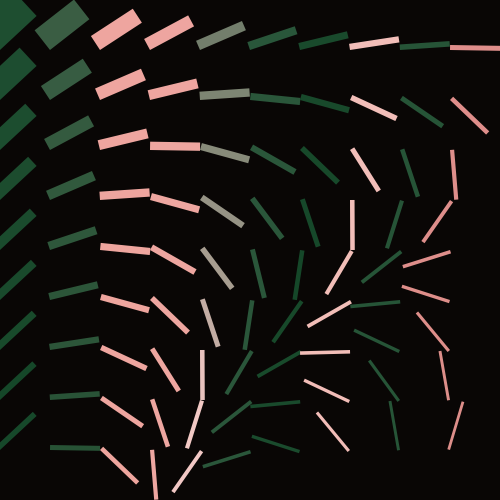
Frame 1 (no input)
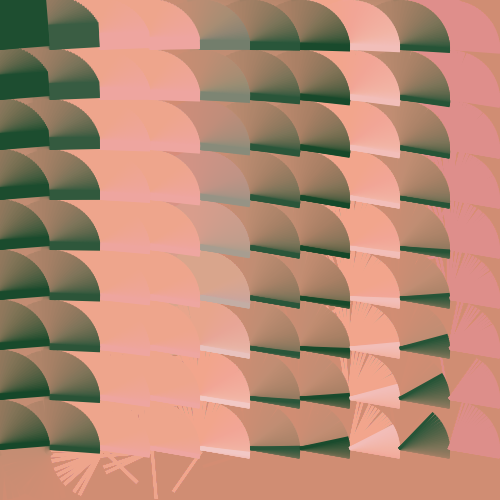
Frame 60 (the mouse pressed at the canvas centre just before this capture)
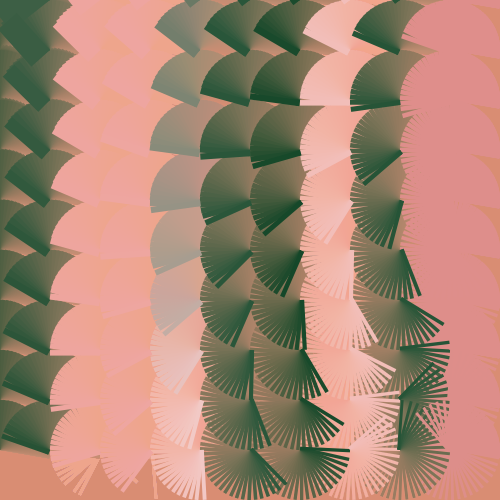
Frame 120 (the mouse held since frame 60 and released just before this capture)

The Processing sketch that drew these frames (run headless with seeded random() and noise(); from frame 60 on, the mouse is pressed at the canvas centre):

// Processing sketch: rotatingRectanglesColors
// ── rotatingRectanglesColors.pde
int numX = 10;
int numY = 10;
float sizeW;
float sizeH;
float ran1, ran2;
int col = 0;

void setup() {
  size(500, 500);
  //size(1080, 1920);
  smooth(8);
  sizeW = width/numX;
  sizeH = height/numY;
  noStroke();
  ran1 = random(1000);
  ran2 = random(0.01);
  background(0);
}

void draw() {
  //background(col);
  float time = float(millis())/1000;
  for (int x = 0; x < numX; x++) {
    for (int y = 0; y < numY; y++) {
      pushMatrix();
      translate(sizeW*x, sizeH*y);
      //fill(map(x*y, 0, 100, 255, 0));
      col = getColor(noise(ran1+x-y*ran2)*colors.length*2);
      stroke(255-col);
      fill(col);
      //rotate(radians(map(x*y, 0, 100, 0, mouseX*3)));
      rotate(radians(map(sin(x*y*0.01+time), -1, 1, 0, 1000)));
      //rect(0, 0, sizeW, sizeH);
      //ellipse(0, 0, map(sin(x*y*0.01+time), -1, 1, 0, 1000), map(sin(x*y*0.01+time), -1, 1, 0, 1000));
      //fill(255-col);
      rect(0, 0, sizeW/(x+y), sizeH);
      popMatrix();
    }
  }
  fill(col, 10);
  rect(0, 0, width, height);
}

//int colors[] = {#04EDC2, #FFED93, #F9F9F9, #000000, #0c1cad};
//int colors[] = {#04EDC2, #FFED93, #F9F9F9, #000000, #062FAA};
//int colors[] = {#ED4715, #FFA3EC, #B0A8FF, #0D110F, #FFB951};
//int colors[] = {#00FF6F, #FF002C, #FFE74A, #ff6eec};
int colors[] = {#0C4425, #235438, #E8918F, #F1B0A9, #F3CBC9};
int rcol() {
  return colors[int(random(colors.length))];
}

int getColor() {
  return getColor(random(colors.length));
}

int getColor(float v) {
  v = abs(v); 
  v = v%(colors.length); 
  int c1 = colors[int(v%colors.length)]; 
  int c2 = colors[int((v+1)%colors.length)];
  //  El último paramétrop de la función 
  //  pow(v%1, ___) cambia de código a código
  return lerpColor(c1, c2, pow(v%1, 0.4));
}
